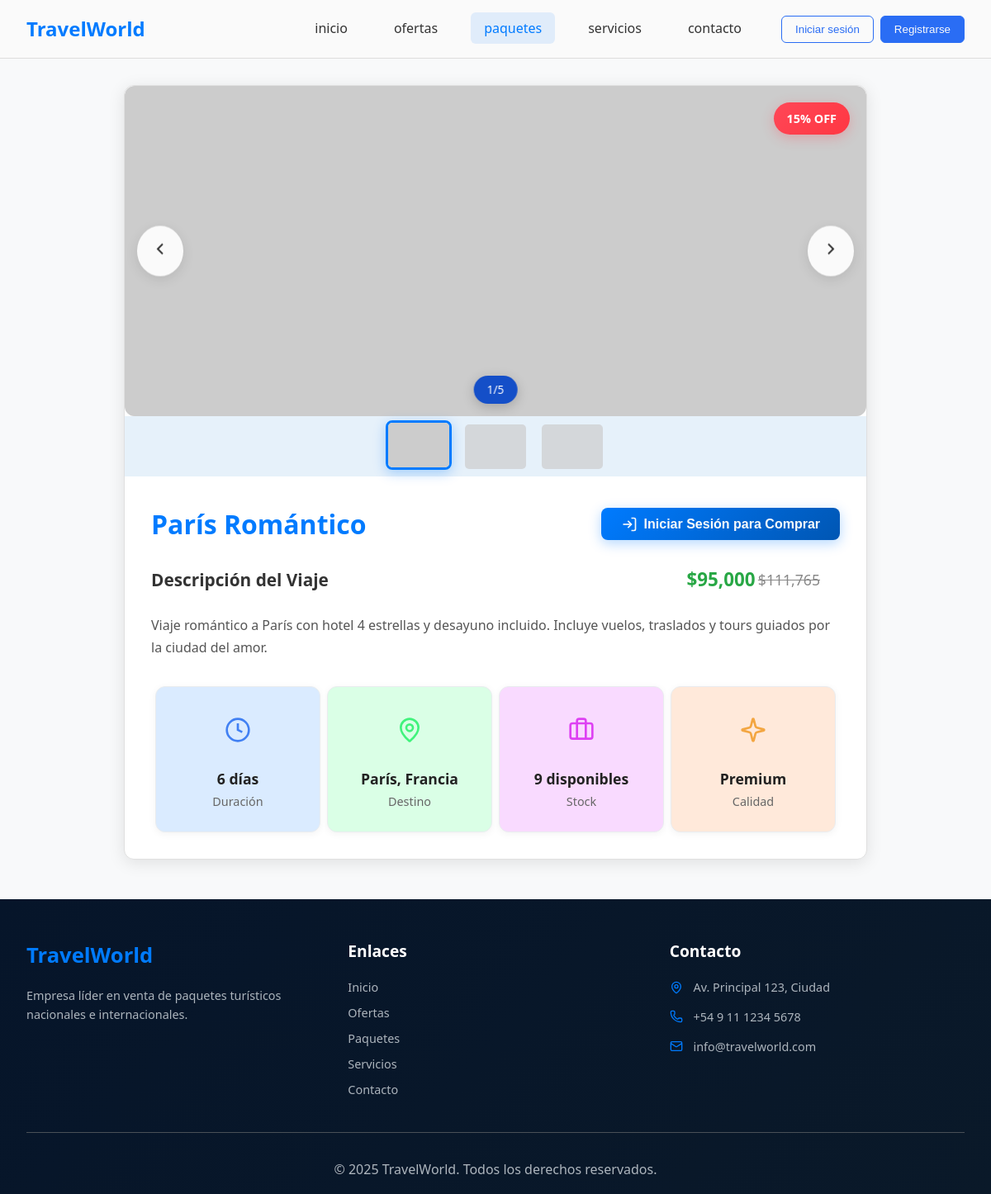
Screenshot of /pages/paquete-detail.php with the database file from the repository.
### tables this page shows
CREATE TABLE `ventas` (
  `ID_Producto` int(11) NOT NULL,
  `imagen` longblob NOT NULL,
  `titulo` varchar(30) NOT NULL,
  `descripcion` longtext NOT NULL,
  `precio` int(11) NOT NULL,
  `stock` int(11) NOT NULL,
  `lugar` varchar(30) NOT NULL,
  `dias` int(11) NOT NULL,
  `descuento` int(11) NOT NULL
);

### model/modelos.php (called while the page is built, shortened)
<?php
include __DIR__ . '/../controller/conexionbd.php';
function obtenerPaquetePorId($id) {
    global $Ruta;
    $consulta = $Ruta->prepare("SELECT * FROM ventas WHERE ID_Producto = ?");
    $consulta->bind_param("i", $id);
    $consulta->execute();
    $resultado = $consulta->get_result();
    return $resultado->fetch_assoc();
}
function puedeComprar() {
    return isset($_SESSION['usuario']) && $_SESSION['rol'] === 'cliente';
}
function esAdmin() {
    return isset($_SESSION['usuario']) && $_SESSION['rol'] === 'admin';
}
?>

### pages/paquete-detail.php (the view, shortened to what this page needs)
<?php
include('../model/modelos.php');
$id = isset($_GET['id']) ? $_GET['id'] : 1;
$paquete = obtenerPaquetePorId($id);
?>
<!DOCTYPE html>
<html lang="es">
  <head>
    <link rel="stylesheet" href="../assets/css/paquetes/paquetes-detail.css" />
  </head>
  <body>
    <header>
      <nav class="navbar">
        <div class="logo">TravelWorld</div>
        <div class="nav-menu" id="navMenu">
          <div class="nav-content">
            <ul class="nav-links">
              <li><a href="../index.php" class="nav-link">inicio</a></li>
              <li><a href="../index.php#promoSection" class="nav-link">ofertas</a></li>
              <li><a href="paquetes.php" class="nav-link active">paquetes</a></li>
              <li><a href="../index.php#servicios" class="nav-link">servicios</a></li>
              <li><a href="../index.php#contacto" class="nav-link">contacto</a></li>
            </ul>
            <div class="nav-buttons">
              <?php if(isset($_SESSION['usuario'])): ?>
                <span>Hola, <?php echo $_SESSION['usuario']; ?></span>
                <?php if($_SESSION['rol'] === 'cliente'): ?>
                  <button class="btn-filled">
                    <a href="cart.php">Carrito</a>
                  </button>
                <?php elseif($_SESSION['rol'] === 'admin'): ?>
                  <button class="btn-filled">
                    <a href="admin-panel.php">Agregar Producto</a>
                  </button>
                <?php endif; ?>
                <button class="btn-outline">
                  <a href="logout.php">Cerrar Sesión</a>
                </button>
              <?php else: ?>
                <button class="btn-outline">
                  <a href="login.php">Iniciar sesión</a>
                </button>
                <button class="btn-filled">
                  <a href="register.php">Registrarse</a>
                </button>
              <?php endif; ?>
            </div>
          </div>
        </div>
      </nav>
    </header>
    <section class="package-detail" id="packageDetail">
      <div class="package-header">
        <?php if($paquete['descuento'] > 0): ?>
          <span class="discount"><?php echo $paquete['descuento']; ?>% OFF</span>
        <?php endif; ?>
        <div class="slider-container">
          <div class="slider" id="imageSlider">
            <button class="slider-arrow prev-arrow" id="prevBtn">
              <svg width="24" height="24" viewBox="0 0 24 24" fill="none" stroke="currentColor" stroke-width="2">
                <polyline points="15,18 9,12 15,6"></polyline>
              </svg>
            </button>
            <div class="slider-track" id="sliderTrack">
              <?php if($paquete['imagen']): ?>
                <img
                  alt="<?php echo htmlspecialchars($paquete['titulo']); ?>"
                  class="slider-image active"
                  data-index="0"
                />
              <?php else: ?>
                <img
                  src="https://images.unsplash.com/photo-1506905925346-21bda4d32df4?w=800&h=400&fit=crop"
                  alt="<?php echo htmlspecialchars($paquete['titulo']); ?>"
                  class="slider-image active"
                  data-index="0"
                />
              <?php endif; ?>
            </div>
            <button class="slider-arrow next-arrow" id="nextBtn">
              <svg width="24" height="24" viewBox="0 0 24 24" fill="none" stroke="currentColor" stroke-width="2">
                <polyline points="9,18 15,12 9,6"></polyline>
              </svg>
            </button>
            <div class="slider-indicator" id="sliderIndicator">
              <span id="currentSlide">1</span>/<span id="totalSlides">3</span>
            </div>
          </div>
          <div class="thumbnails" id="thumbnails">
            <div class="thumb active" data-index="0">
              <?php if($paquete['imagen']): ?>
                <img alt="Thumbnail 1" />
              <?php else: ?>
                <img src="https://images.unsplash.com/photo-1506905925346-21bda4d32df4?w=100&h=60&fit=crop" alt="Thumbnail 1" />
              <?php endif; ?>
            </div>
            <div class="thumb" data-index="1">
              <img src="https://images.unsplash.com/photo-1544551763-46a013bb70d5?w=100&h=60&fit=crop" alt="Thumbnail 2" />
            </div>
            <div class="thumb" data-index="2">
              <img src="https://images.unsplash.com/photo-1571896349842-33c89424de2d?w=100&h=60&fit=crop" alt="Thumbnail 3" />
            </div>
          </div>
        </div>
      </div>
      <div class="package-body">
        <div class="package-title">
          <h2><?php echo htmlspecialchars($paquete['titulo']); ?></h2>
          <div style="display: flex; gap: 1rem;">
            <?php if(esAdmin()): ?>
              <button class="btn-agregar" onclick="window.location.href='edit-product.php?id=<?php echo $paquete['ID_Producto']; ?>'">
                <svg width="20" height="20" viewBox="0 0 24 24" fill="none" stroke="currentColor" stroke-width="2">
                  <path d="M11 4H4a2 2 0 0 0-2 2v14a2 2 0 0 0 2 2h14a2 2 0 0 0 2-2v-7"/>
                  <path d="m18.5 2.5 3 3L12 15l-4 1 1-4 9.5-9.5z"/>
                </svg>
                Editar
              </button>
              <form method="POST" style="display: inline;" onsubmit="return confirm('¿Estás seguro de eliminar este paquete?')">
                <input type="hidden" name="id" value="<?php echo $paquete['ID_Producto']; ?>">
                <input type="hidden" name="eliminar" value="1">
                <button type="submit" class="btn-agregar" style="background: #dc3545;">
                  <svg width="20" height="20" viewBox="0 0 24 24" fill="none" stroke="currentColor" stroke-width="2">
                    <polyline points="3,6 5,6 21,6"/>
                    <path d="m19,6v14a2,2 0 0,1 -2,2H7a2,2 0 0,1 -2,-2V6m3,0V4a2,2 0 0,1 2,-2h4a2,2 0 0,1 2,2v2"/>
                  </svg>
                  Eliminar
                </button>
              </form>
            <?php elseif(!isset($_SESSION['usuario'])): ?>
              <button class="btn-agregar" onclick="window.location.href='login.php'">
                <svg width="20" height="20" viewBox="0 0 24 24" fill="none" stroke="currentColor" stroke-width="2">
                  <path d="M15 3h4a2 2 0 0 1 2 2v14a2 2 0 0 1-2 2h-4"/>
                  <polyline points="10,17 15,12 10,7"/>
                  <line x1="15" y1="12" x2="3" y2="12"/>
                </svg>
                Iniciar Sesión para Comprar
              </button>
            <?php endif; ?>
          </div>
        </div>
        <div class="package-top">
          <div class="description-section">
            <div class="description-title">
              <h3>Descripción del Viaje</h3>
              <div class="price-box">
                <strong>$<?php echo number_format($paquete['precio']); ?></strong>
                <?php if($paquete['descuento'] > 0): ?>
                  <?php $precio_original = $paquete['precio'] / (1 - $paquete['descuento']/100); ?>
                  <span class="original-price">$<?php echo number_format($precio_original); ?></span>
                <?php endif; ?>
              </div>
            </div>
            <p><?php echo htmlspecialchars($paquete['descripcion']); ?></p>
          </div>
        </div>
        <div class="package-icons">
          <div class="icon-box">
            <div class="icon one">
              <svg width="32" height="32" viewBox="0 0 24 24" style="color: #4180f3;" fill="none" stroke="currentColor" stroke-width="2">
                <circle cx="12" cy="12" r="10"></circle>
                <polyline points="12,6 12,12 16,14"></polyline>
              </svg>
            </div>
            <div>
              <strong><?php echo $paquete['dias']; ?> días</strong><br />
              <span>Duración</span>
            </div>
          </div>
          <div class="icon-box">
            <div class="icon two">
              <svg width="32" height="32" viewBox="0 0 24 24" style="color: #41f37c;" fill="none" stroke="currentColor" stroke-width="2">
                <path d="M20 10c0 4.993-5.539 10.193-7.399 11.799a1 1 0 0 1-1.202 0C9.539 20.193 4 14.993 4 10a8 8 0 0 1 16 0"/>
                <circle cx="12" cy="10" r="3"/>
              </svg>
            </div>
            <div>
              <strong><?php echo htmlspecialchars($paquete['lugar']); ?></strong><br />
              <span>Destino</span>
            </div>
          </div>
          <div class="icon-box">
            <div class="icon three">
              <svg width="32" height="32" viewBox="0 0 24 24" fill="none" style="color: #de41f3;" stroke="currentColor" stroke-width="2">
                <path d="M16 20V4a2 2 0 0 0-2-2h-4a2 2 0 0 0-2 2v16"/>
                <rect width="20" height="14" x="2" y="6" rx="2"/>
              </svg>
            </div>
            <div>
              <strong><?php echo $paquete['stock']; ?> disponibles</strong><br />
              <span>Stock</span>
            </div>
          </div>
          <div class="icon-box">
            <div class="icon four">
            </div>
            <div>
              <strong>Premium</strong><br />
              <span>Calidad</span>
            </div>
          </div>
        </div>
      </div>
    </section>
    <footer class="footer">
      <div class="footer-container">
        <div class="footer-brand">
          <h3>TravelWorld</h3>
          <p>Empresa líder en venta de paquetes turísticos nacionales e internacionales.</p>
        </div>
        <div class="footer-links">
          <h4>Enlaces</h4>
          <a href="#">Inicio</a>
          <a href="#">Ofertas</a>
          <a href="#">Paquetes</a>
          <a href="#">Servicios</a>
          <a href="#">Contacto</a>
        </div>
        <div class="footer-contact">
          <h4>Contacto</h4>
          <ul class="contact-content">
            <li class="contact-item">
              <svg xmlns="http://www.w3.org/2000/svg" width="16" height="16" viewBox="0 0 24 24" fill="none" stroke="currentColor" stroke-width="2">
                <path d="M20 10c0 4.993-5.539 10.193-7.399 11.799a1 1 0 0 1-1.202 0C9.539 20.193 4 14.993 4 10a8 8 0 0 1 16 0"/>
                <circle cx="12" cy="10" r="3"/>
              </svg>
              Av. Principal 123, Ciudad
            </li>
            <li class="contact-item">
              +54 9 11 1234 5678
            </li>
            <li class="contact-item">
              <svg xmlns="http://www.w3.org/2000/svg" width="16" height="16" viewBox="0 0 24 24" fill="none" stroke="currentColor" stroke-width="2">
                <path d="m22 7-8.991 5.727a2 2 0 0 1-2.009 0L2 7"/>
                <rect x="2" y="4" width="20" height="16" rx="2"/>
              </svg>
              info@travelworld.com
            </li>
          </ul>
        </div>
      </div>
      <div class="footer-detail">
        <p>&copy; 2025 TravelWorld. Todos los derechos reservados.</p>
      </div>
    </footer>
  </body>
</html>

### rows the page displays
ventas: descuento "15", titulo "París Romántico", precio "95,000", precio_original "111,765", descripcion "Viaje romántico a París con hotel 4 estrellas y desayuno incluido. Incluye vuelos, traslados y tours guiados por la ciudad del amor.", dias "6", lugar "París, Francia", stock "9"
